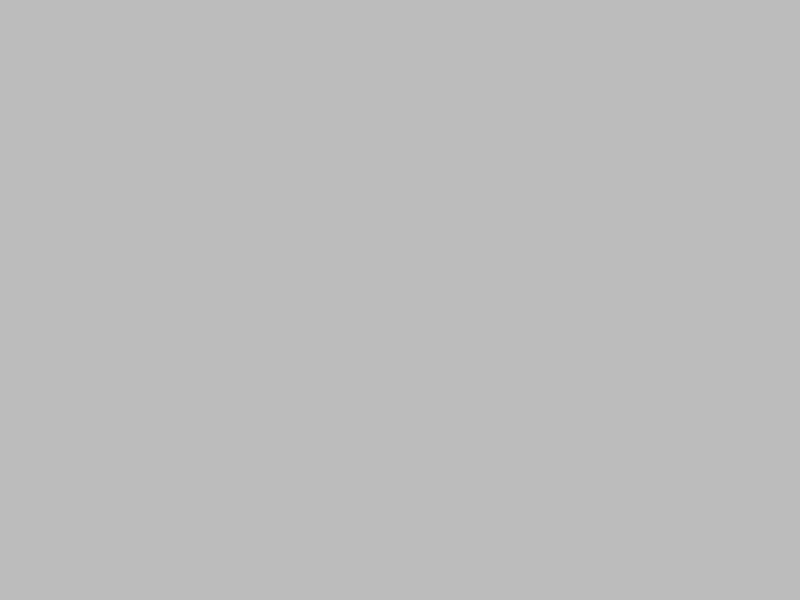
Frame 1 (no input)
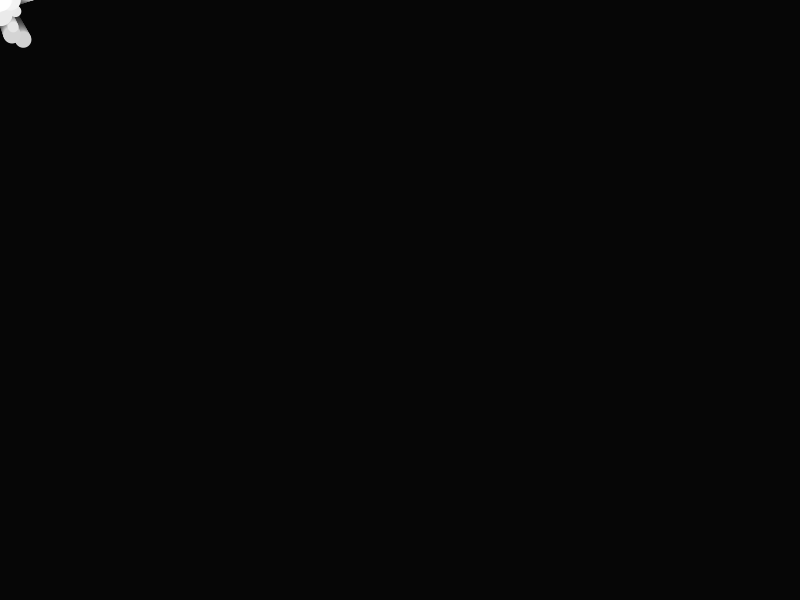
Frame 60 (the mouse pressed at the canvas centre just before this capture)
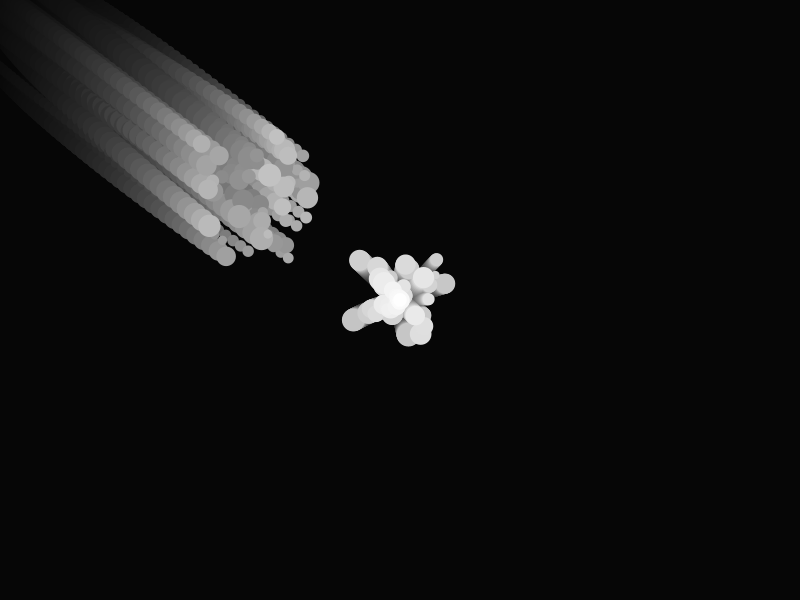
Frame 120 (the mouse held since frame 60 and released just before this capture)

The Processing sketch that drew these frames (run headless with seeded random() and noise(); from frame 60 on, the mouse is pressed at the canvas centre):

// Processing sketch: processing_82997
// ── processing_82997.pde

ParticleManager pManager;
int timer=0;
int interval=10;

void setup(){
  size(800,600);
  pManager = new ParticleManager();
}

void draw(){

  backgrounding();
  
  pManager.updater(mouseX,mouseY);
  pManager.display();
  
  if(millis()-timer>interval){
    pManager.add(mouseX,mouseY);
    timer=millis();
    interval = int(random(10,20));
  }
  
}

void backgrounding(){
  pushStyle();
  fill(0,20);
  noStroke();
  rect(0,0,width,height);
  popStyle();
}
class Particle{

  PVector position;
  PVector velocity;
  PVector acceleration;
  PVector gravity;
  float size;
  int fillIn;
  int followTime;
  PVector attractor;
  
  Particle(int xPos, int yPos){
    size = random(8,24);
    position = new PVector(xPos,yPos);
    velocity = new PVector(0,0);
    gravity = new PVector(0,0.002);
    acceleration = new PVector(random(-0.20,0.20),random(-0.20,0.20));
    fillIn = int(random(255,255));
    attractor = new PVector(0,0);
    followTime = millis();
  }
  
  void update(int followX, int followY){
    if(millis()-followTime<2000 && millis()-followTime>100){
      attractor.set(followX,followY,0);
      attractor.sub(position);
      attractor.div(5);
      acceleration.add(attractor);
      acceleration.div(500);
    }else{
    
    }
    acceleration.add(gravity);    
    velocity.add(acceleration);
    position.add(velocity);
    fillIn--;
  }
  
  void draw(){
    pushStyle();
    fill(fillIn);
    noStroke();
    //stroke(240);
    ellipse(position.x,position.y,size,size);
    popStyle();
  }
  
  boolean finished(){
    if(position.y>height){
      return true;
    }else{
      return false;
    }
  }

}
class ParticleManager{

  ArrayList<Particle> pList = new ArrayList<Particle>();
  
  ParticleManager(){
  
  }
  
  void add(int xPos, int yPos){
    pList.add(new Particle(xPos,yPos));  
  }
  
  void display(){
    for(int i=0; i<pList.size(); i++){
      Particle p =  (Particle) pList.get(i);
      p.draw();
    }
  }
  
  void updater(int attractorX, int attractorY){
    for(int i=0; i<pList.size(); i++){
      Particle p =  (Particle) pList.get(i);
      p.update(attractorX, attractorY);
      if(p.finished()==true){
        pList.remove(i);
      }
    } 
  }

}
